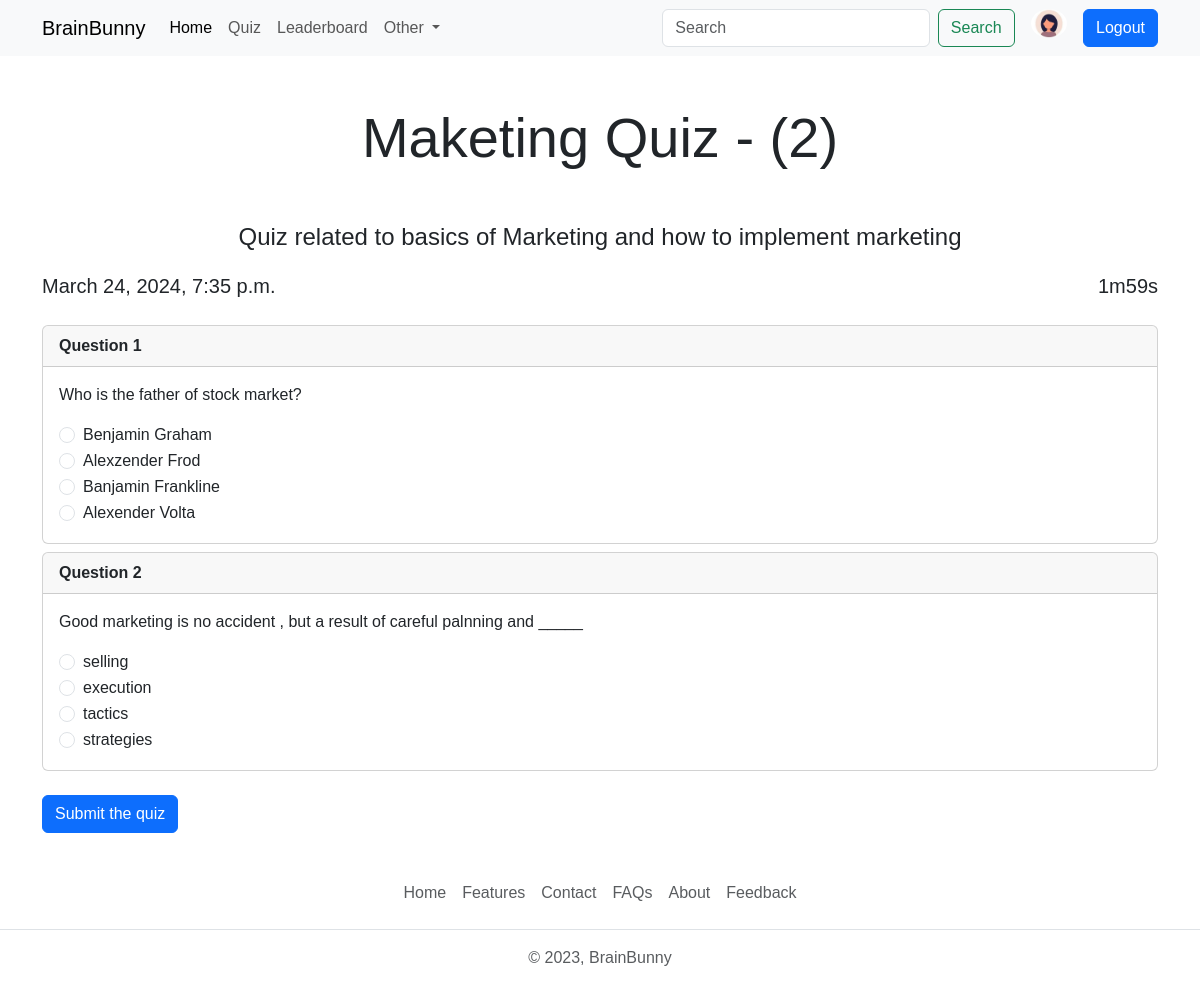
Page /quiz/2 (signed in) on the committed database.
### account/models.py (models this page shows, shortened)
class Profile(models.Model):
    user=models.OneToOneField(User,on_delete=models.CASCADE,null=True,verbose_name='User Object') #verbose name
    bio = models.TextField(blank=True,null=True)
    profile_img=models.ImageField(upload_to='profile_images',default='user.png',blank=True,null=True,verbose_name='Profile Pic')
    location=models.CharField(max_length=100,blank=True,null=True)
    GENDER=(
        ('Male','Male'),
        ('Female','Female'),
        ('Other','Other'),
    )
    gender=models.CharField(max_length=6,choices=GENDER,blank=True,null=True)

### quiz/models.py (models this page shows, shortened)
class Quiz(models.Model):
    title=models.CharField(max_length=255)
    description= models.TextField()
    category = models.ForeignKey(Category,on_delete=models.CASCADE)
    quiz_file = models.FileField(upload_to='quiz/')
    created_at=models.DateTimeField(auto_now_add=True)
    updated_at=models.DateTimeField(auto_now=True)
    class Meta:
        verbose_name_plural= "Quizzes"

class Question(models.Model):
    quiz = models.ForeignKey(Quiz,on_delete=models.CASCADE)
    text=models.TextField()

class Choice(models.Model):
    question = models.ForeignKey(Question,on_delete=models.CASCADE)
    text= models.CharField(max_length=255)
    is_correct  = models.BooleanField(default=False)

### quiz/views.py (the view, shortened to what this page needs)
# urls.py: path('<int:quiz_id>',views.quiz_view,name='quiz')
@login_required(login_url='login')
def quiz_view(request,quiz_id):
    user_object = User.objects.get(username=request.user)
    user_profile2 =Profile.objects.get(user=user_object)
    quiz = Quiz.objects.filter(id=quiz_id).first()
    total_question=quiz.question_set.all().count()
    if quiz is not None :
       context={"user_profile2":user_profile2,"quiz":quiz}
    else:
        return redirect('all_quiz')
    return render(request,'quiz.html',context)

### templates/quiz.html (shortened to what this page needs)
{% extends "index.html" %}
{% load static %}
{% block content %}
    <h1 class="display-4 text-center my-5">{{quiz.title}} - ({{quiz.question_set.all|length}})</h1>
    <p class="fs-4 text-center container">{{quiz.description}}</p>
    <div class="container">
        <div class="d-flex justify-content-between">
            <span class="fs-5">{{quiz.created_at}}</span>
            <span class="fs-5" id="timer">{{quiz.question_set.all|length}}:00</span>
        </div>
        <div class="questions my-4">
            {% for question in quiz.question_set.all %}
                <div class="card mb-2 question">
                    <div class="card-header fw-bold">
                        Question {{forloop.counter}}
                    </div>
                    <div class="card-body">
                            <p class="card-text">{{question.text}}</p>
                            {% for option in question.choice_set.all  %}
                                <div class="form-check">
                                    <label class="form-check-label" for="{{option.id}}">
                                        <input class="form-check-input" value="{{option.text}}" type="radio" name="{{option.question.id}}"  id="{{option.id}}">
                                        {{option.text}}
                                    </label>
                                </div>
                        {% endfor %}
                    </div>
                </div>
            {% endfor %}
        </div>
        <button type="submit" class="btn btn-primary" id="submit-button">Submit the quiz</button>
    </div>
{% endblock content %}

### templates/components/navbar.html (shortened to what this page needs)
<nav class="navbar navbar-expand-lg bg-body-tertiary d-none d-lg-block">
    <div class="container">
        <a class="navbar-brand" href="{% url "home" %}">BrainBunny</a>
        <div class="collapse navbar-collapse" id="navbarSupportedContent">
            <ul class="navbar-nav me-auto mb-2 mb-lg-0">
                <li class="nav-item">
                    <a class="nav-link active" aria-current="page" href="{% url "home" %}">Home</a>
                </li>
                <li class="nav-item">
                    <a class="nav-link" href="{% url "all_quiz" %}">Quiz</a>
                </li>
                <li class="nav-item">
                    <a class="nav-link" href="./leaderboard.html">Leaderboard</a>
                </li>
                <li class="nav-item dropdown">
                    <a class="nav-link dropdown-toggle" href="#" role="button" data-bs-toggle="dropdown"
                        aria-expanded="false">
                        Other
                    </a>
                </li>
            </ul>
            <form class="d-flex" role="search">
                <input class="form-control me-2" type="search" placeholder="Search" aria-label="Search">
                <button class="btn btn-outline-success" type="submit">Search</button>
                {% if request.user.is_authenticated %}
                    <a href="{% url "profile" request.user.username %}" data-bs-toggle="tooltip" data-bs-placement="bottom" data-bs-title=@{{request.user.username}} class="mx-2">
                        <img src="{{user_profile2.profile_img.url}}" alt="profile" width="55" height="55" class="img-fluid rounded-circle mx-2">
                    </a>
                    <a href="{% url "logout" %}" class="btn btn-primary ms-3">Logout</a>
                {% else %}
                    <a href="{% url "login" %}" class="btn btn-primary ms-2">Login</a>
                {% endif %}
            </form>
        </div>
    </div>
</nav>

### static/css/style.css (style rules this page uses)
* { font-family: 'Trebuchet MS', 'Lucida Sans Unicode', 'Lucida Grande', 'Lucida Sans', Arial, sans-serif; }

### rows in the picture
Profile: profile_img (picture)
Quiz: title "Maketing Quiz", question_set.all|length "2", description "Quiz related to basics of Marketing and how to implement marketing", created_at "March 24, 2024, 7:35 p.m."
Question: text "Who is the father of stock market?"
Choice: text "Benjamin Graham"
Choice: text "Alexzender Frod"
Choice: text "Banjamin Frankline"
Choice: text "Alexender Volta"
Question: text "Good marketing is no accident , but a result of careful palnning and _____"
Choice: text "selling"
Choice: text "execution"
Choice: text "tactics"
Choice: text "strategies"
